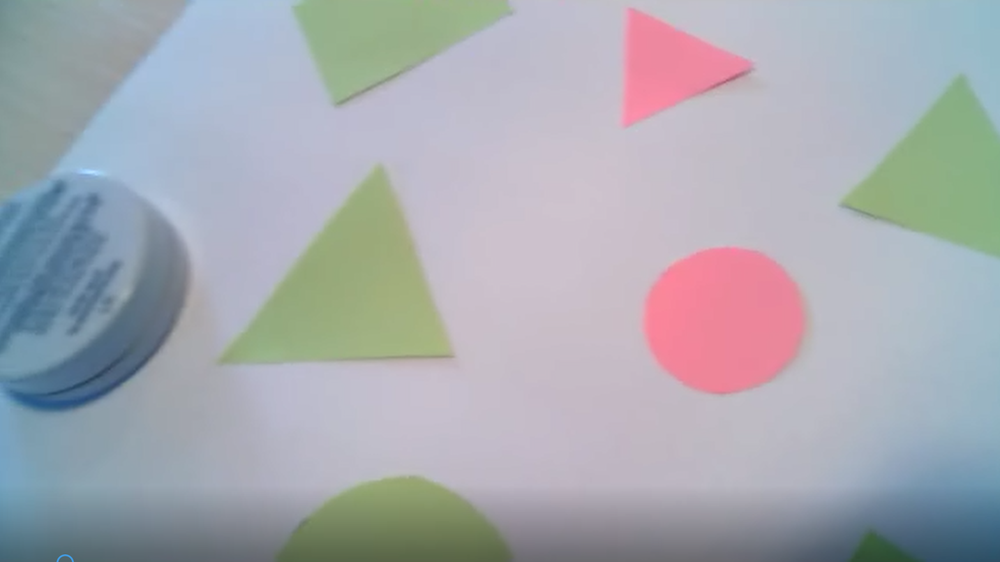
#> input picture resources/image.png, 1000 x 562 px, shrunk from 1433 x 805 before the run
$ python black_shapes_script.py
#> lines starting #> are read from the running program, lines starting #| are printed output that depends on the picture; after the words box and inside, x2 and y2 are one past the last pixel; in counts of white or black regions, pixels touching at a corner belong together
import cv2
import numpy as np


path_to_video = '../../resources/output.avi'
cap = cv2.VideoCapture(path_to_video)

path_to_picture = '../../resources/image.png'
img1 = cv2.imread(path_to_picture)
#> img1 is the input picture: shape (562, 1000, 3); mean B, G, R 176.8, 169.8, 166.7


while True:
    _, frame = cap.read()
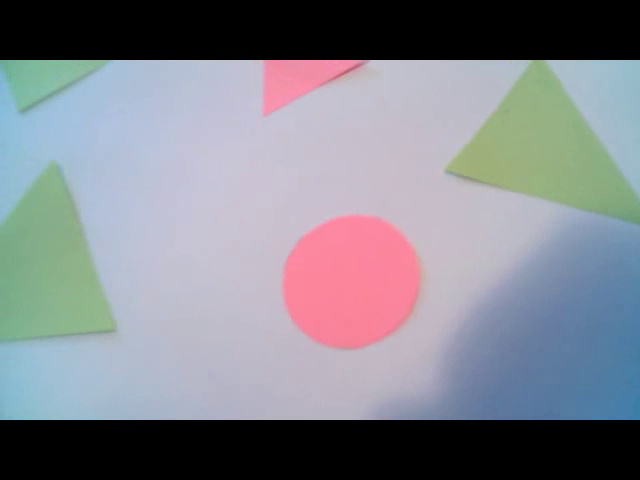
#> input picture frame 57 of resources/output.avi, 640 x 480 px
#> frame is the input picture: shape (480, 640, 3); mean B, G, R 139.4, 131.2, 129.1
    hsv = cv2.cvtColor(frame, cv2.COLOR_BGR2HSV)
#> hsv: shape (480, 640, 3); mean H, S, V 87.9, 42.6, 148.7
    gray = cv2.cvtColor(frame, cv2.COLOR_BGR2GRAY)
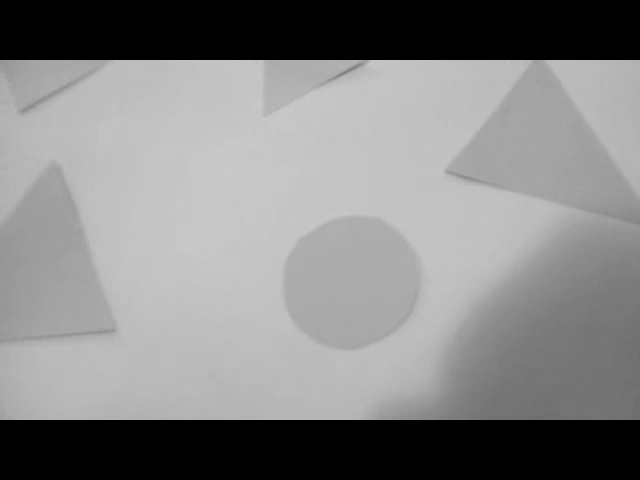
#> gray: shape (480, 640); min 0, max 202, mean 131.5

    _, threshold = cv2.threshold(gray, 25, 255, cv2.THRESH_BINARY)
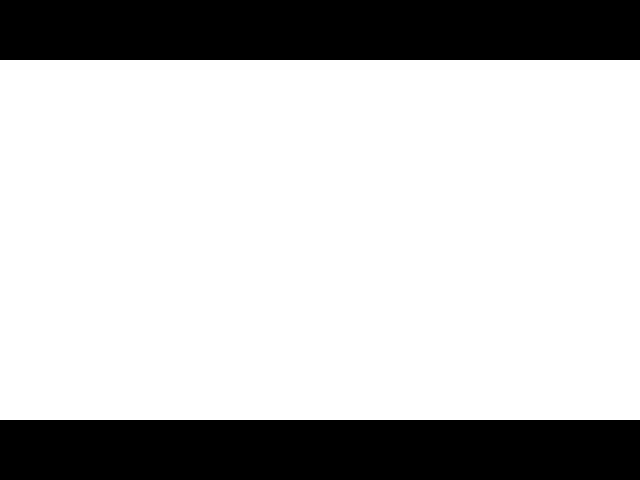
#> threshold: shape (480, 640); 75% white; 2 black regions, box (x1, y1, x2, y2) and area: (0, 0, 640, 60) 38400, (0, 420, 640, 480) 38400


    kernel = np.ones((5, 5), np.uint8)  # black square
    mask = cv2.erode(threshold, kernel)
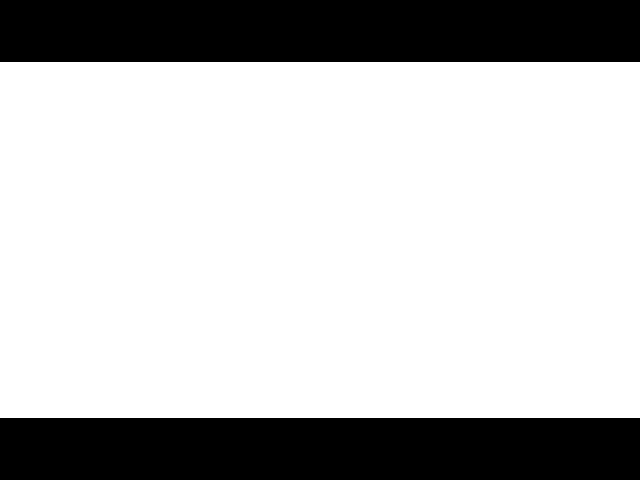
#> mask: shape (480, 640); 74.2% white; 2 black regions, box (x1, y1, x2, y2) and area: (0, 0, 640, 62) 39680, (0, 418, 640, 480) 39680

    threshold_inv = cv2.bitwise_not(mask)

    kernel = np.ones((5, 5), np.uint8)  # black square

    open_frame = cv2.morphologyEx(threshold_inv, cv2.MORPH_OPEN, kernel)

    kernel = np.ones((5, 5), np.uint8)  # black square

    result_frame= cv2.erode(open_frame, kernel)


    cv2.imshow("gray", gray)
    #cv2.imshow("threshold", threshold)
    cv2.imshow("threshold_inv", threshold_inv)
    #cv2.imshow("mask", mask)
    cv2.imshow("open_frame", open_frame)
    cv2.imshow("result_frame", result_frame)


    k = cv2.waitKey(30) & 0xff
#> (key Esc is pressed here)
    if k == 27:
        break
cap.release()
cv2.destroyAllWindows()
